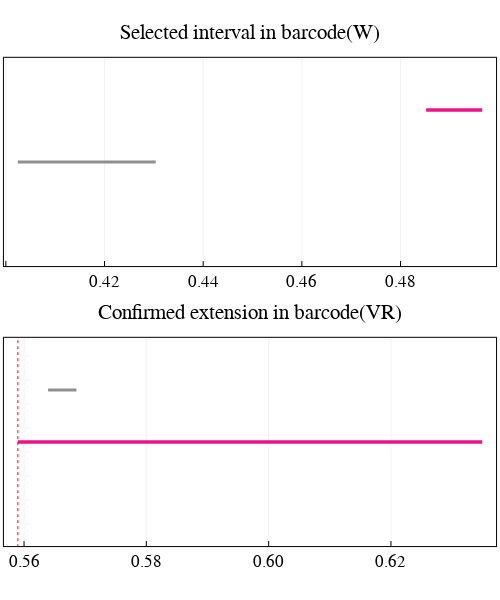

Notebook code cell kept with this figure:
### Markdown cell above
<b> Plot confirmed interval and possible extensions </b>

### Code cell
plot_confirmed_extension(extension_V1, 
                         lw_x = 3, 
                         lw_y = 3, 
                         titlefontsize = 15, 
                         xtickfontsize = 12)

### Figure 1 — Plotly figure (JSON) as saved in the notebook; plotly's stock layout.template omitted (floating-point values rounded to 4 significant figures)
{"data": [{"colorbar": {"title": ""}, "hoverinfo": "text", "legendgroup": "y1", "line": {"color": "rgba(143, 143, 143, 1.000)", "dash": "solid", "shape": "linear", "width": 3}, "mode": "lines", "name": "y1", "showlegend": true, "text": ["class 1", "class 1"], "type": "scatter", "x": [0.4024, 0.4304], "xaxis": "x1", "y": [1, 1], "yaxis": "y1", "zmax": null, "zmin": null}, {"colorbar": {"title": ""}, "hoverinfo": "text", "legendgroup": "y2", "line": {"color": "rgba(238, 18, 137, 1.000)", "dash": "solid", "shape": "linear", "width": 3}, "mode": "lines", "name": "y2", "showlegend": true, "text": ["class 2", "class 2"], "type": "scatter", "x": [0.4852, 0.4965], "xaxis": "x1", "y": [2, 2], "yaxis": "y1", "zmax": null, "zmin": null}, {"colorbar": {"title": ""}, "hoverinfo": "text", "legendgroup": "y3", "line": {"color": "rgba(238, 18, 137, 1.000)", "dash": "solid", "shape": "linear", "width": 3}, "mode": "lines", "name": "y3", "showlegend": true, "text": ["class 2", "class 2"], "type": "scatter", "x": [0.4852, 0.4965], "xaxis": "x1", "y": [2, 2], "yaxis": "y1", "zmax": null, "zmin": null}, {"colorbar": {"title": ""}, "hoverinfo": "text", "legendgroup": "y1", "line": {"color": "rgba(143, 143, 143, 1.000)", "dash": "solid", "shape": "linear", "width": 3}, "mode": "lines", "name": "y1", "showlegend": true, "text": ["class 2", "class 2"], "type": "scatter", "x": [0.559, 0.559], "xaxis": "x2", "y": [1, 1], "yaxis": "y2", "zmax": null, "zmin": null}, {"colorbar": {"title": ""}, "hoverinfo": "text", "legendgroup": "y2", "line": {"color": "rgba(238, 18, 137, 1.000)", "dash": "solid", "shape": "linear", "width": 3}, "mode": "lines", "name": "y2", "showlegend": true, "text": ["class 2", "class 2"], "type": "scatter", "x": [0.559, 0.6349], "xaxis": "x2", "y": [1, 1], "yaxis": "y2", "zmax": null, "zmin": null}, {"colorbar": {"title": ""}, "hoverinfo": "text", "legendgroup": "y3", "line": {"color": "rgba(143, 143, 143, 1.000)", "dash": "solid", "shape": "linear", "width": 3}, "mode": "lines", "name": "y3", "showlegend": true, "text": ["class 1", "class 1"], "type": "scatter", "x": [0.5639, 0.5686], "xaxis": "x2", "y": [2, 2], "yaxis": "y2", "zmax": null, "zmin": null}, {"colorbar": {"title": ""}, "hoverinfo": "text", "legendgroup": "y4", "line": {"color": "rgba(143, 143, 143, 1.000)", "dash": "solid", "shape": "linear", "width": 3}, "mode": "lines", "name": "y4", "showlegend": true, "text": ["class 2", "class 2"], "type": "scatter", "x": [0.559, 0.559], "xaxis": "x2", "y": [1, 1], "yaxis": "y2", "zmax": null, "zmin": null}, {"colorbar": {"title": ""}, "hoverinfo": "text", "legendgroup": "y5", "line": {"color": "rgba(238, 18, 137, 1.000)", "dash": "solid", "shape": "linear", "width": 3}, "mode": "lines", "name": "y5", "showlegend": true, "text": ["class 2", "class 2"], "type": "scatter", "x": [0.559, 0.6349], "xaxis": "x2", "y": [1, 1], "yaxis": "y2", "zmax": null, "zmin": null}, {"colorbar": {"title": ""}, "legendgroup": "y6", "line": {"color": "rgba(255, 0, 0, 1.000)", "dash": "dot", "shape": "linear", "width": 1}, "mode": "lines", "name": "y6", "showlegend": true, "type": "scatter", "x": [0.559, 0.559], "xaxis": "x2", "y": [-401, 403], "yaxis": "y2", "zmax": null, "zmin": null}], "layout": {"annotations": [{"font": {"color": "rgba(0, 0, 0, 1.000)", "family": "sans-serif", "size": 21}, "rotation": 0, "showarrow": false, "text": "Selected interval in barcode(W)", "x": 0.5, "xanchor": "center", "xref": "paper", "y": 1, "yanchor": "top", "yref": "paper"}, {"font": {"color": "rgba(0, 0, 0, 1.000)", "family": "sans-serif", "size": 21}, "rotation": 0, "showarrow": false, "text": "Confirmed extension in barcode(VR)", "x": 0.5, "xanchor": "center", "xref": "paper", "y": 0.5, "yanchor": "top", "yref": "paper"}], "height": 600, "margin": {"b": 20, "l": 0, "r": 0, "t": 20}, "paper_bgcolor": "rgba(255, 255, 255, 1.000)", "plot_bgcolor": "rgba(255, 255, 255, 1.000)", "showlegend": false, "width": 500, "xaxis1": {"anchor": "y1", "domain": [0.007874, 0.9921], "gridcolor": "rgba(0, 0, 0, 0.100)", "gridwidth": 0.5, "linecolor": "rgba(0, 0, 0, 1.000)", "mirror": true, "range": [0.3996, 0.4994], "showgrid": true, "showline": true, "showticklabels": true, "tickangle": 0, "tickcolor": "rgb(0, 0, 0)", "tickfont": {"color": "rgba(0, 0, 0, 1.000)", "family": "sans-serif", "size": 17}, "tickmode": "array", "ticks": "inside", "ticktext": ["0.40", "0.42", "0.44", "0.46", "0.48"], "tickvals": [0.4, 0.42, 0.44, 0.46, 0.48], "title": "", "titlefont": {"color": "rgba(0, 0, 0, 1.000)", "family": "sans-serif", "size": 15}, "type": "-", "visible": true, "zeroline": false, "zerolinecolor": "rgba(0, 0, 0, 1.000)"}, "xaxis2": {"anchor": "y2", "domain": [0.007874, 0.9921], "gridcolor": "rgba(0, 0, 0, 0.100)", "gridwidth": 0.5, "linecolor": "rgba(0, 0, 0, 1.000)", "mirror": true, "range": [0.5567, 0.6372], "showgrid": true, "showline": true, "showticklabels": true, "tickangle": 0, "tickcolor": "rgb(0, 0, 0)", "tickfont": {"color": "rgba(0, 0, 0, 1.000)", "family": "sans-serif", "size": 17}, "tickmode": "array", "ticks": "inside", "ticktext": ["0.56", "0.58", "0.60", "0.62"], "tickvals": [0.56, 0.58, 0.6, 0.62], "title": "", "titlefont": {"color": "rgba(0, 0, 0, 1.000)", "family": "sans-serif", "size": 15}, "type": "-", "visible": true, "zeroline": false, "zerolinecolor": "rgba(0, 0, 0, 1.000)"}, "yaxis1": {"anchor": "x1", "domain": [0.5606, 0.9325], "gridcolor": "rgba(0, 0, 0, 0.100)", "gridwidth": 0.5, "linecolor": "rgba(0, 0, 0, 1.000)", "mirror": true, "range": [-1, 3], "showgrid": true, "showline": true, "showticklabels": true, "tickangle": 0, "tickcolor": "rgb(0, 0, 0)", "tickfont": {"color": "rgba(0, 0, 0, 1.000)", "family": "sans-serif", "size": 11}, "tickmode": "array", "ticks": "inside", "ticktext": [], "tickvals": [], "title": "", "titlefont": {"color": "rgba(0, 0, 0, 1.000)", "family": "sans-serif", "size": 15}, "type": "-", "visible": true, "zeroline": false, "zerolinecolor": "rgba(0, 0, 0, 1.000)"}, "yaxis2": {"anchor": "x2", "domain": [0.06059, 0.4325], "gridcolor": "rgba(0, 0, 0, 0.100)", "gridwidth": 0.5, "linecolor": "rgba(0, 0, 0, 1.000)", "mirror": true, "range": [-1, 3], "showgrid": true, "showline": true, "showticklabels": true, "tickangle": 0, "tickcolor": "rgb(0, 0, 0)", "tickfont": {"color": "rgba(0, 0, 0, 1.000)", "family": "sans-serif", "size": 11}, "tickmode": "array", "ticks": "inside", "ticktext": [], "tickvals": [], "title": "", "titlefont": {"color": "rgba(0, 0, 0, 1.000)", "family": "sans-serif", "size": 15}, "type": "-", "visible": true, "zeroline": false, "zerolinecolor": "rgba(0, 0, 0, 1.000)"}}}
